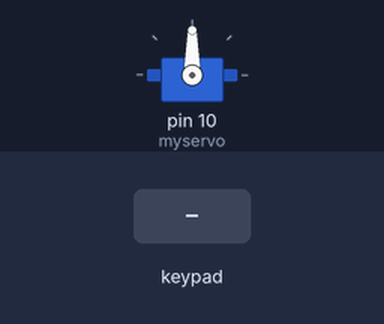
A sketch run on a simulated Arduino Uno, built with avr-gcc and run on an emulated ATmega328P. Shown: servo. Inputs (shaded band) come from the test bench. What the sketch prints to the serial monitor is not drawn.

Above: at 1.2 s.
1.3 s: keypad keys 1 2 3 4 pressed 0.4 s apart
At 3.7 s:
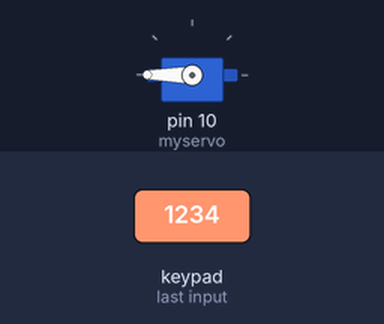
4.4 s: key 'A' pressed
5.9 s: key 'B' pressed
7.4 s: keypad keys 1 2 3 4 # pressed 0.4 s apart
10.9 s: key 'C' pressed
12.4 s: keypad keys 1 2 3 4 * pressed 0.4 s apart
Timing chart, 0 to 15.4 s (numbered marks = the images above; inputs shaded):
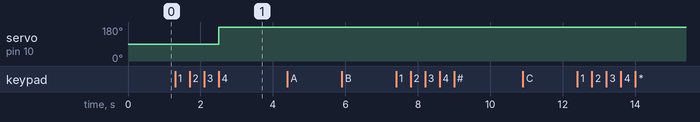

Measured:
- after the input at 1.3 s, servo on pin 10 (myservo): 90° → 180° after 1.2 s
- after the input at 4.4 s, every drawn part: stays the same
- after the input at 5.9 s, every drawn part: stays the same
- after the input at 7.4 s, every drawn part: stays the same
- after the input at 10.9 s, every drawn part: stays the same
- after the input at 12.4 s, every drawn part: stays the same

The sketch:

20190926_keypad.ino
```cpp
#include <Servo.h>
#include <Key.h>
#include <Keypad.h>

int tru=0;
int count=0;

const byte Rows = 4;
const byte Cols = 4;

char keymatrix[Rows][Cols] = {
{'1', '2', '3', 'A'},
{'4', '5', '6', 'B'},
{'7', '8', '9', 'C'},
{'*', '0', '#', 'D'}
};

char pw[4] = {'1', '2', '3', '4'};


byte rowPins[Rows] = {9,8,7,6};
byte colPins[Cols] = {5,4,3,2};

Keypad mykeypad = Keypad(makeKeymap(keymatrix), rowPins, colPins, Rows, Cols);

Servo myservo;

void setup() {
  Serial.begin(9600);
  myservo.attach(10);
}

void loop() {

  char inputpw = mykeypad.getKey();

  if (inputpw)
  {
    Serial.println(inputpw);
    if(inputpw == pw[count])
    {
      count++;
      tru++;
    }
    else if(inputpw != pw[count])
    {
      count++;
    }
    if(inputpw == '#')
    {
      re();
    }

    if(count == 4)
    {
      if(tru==4)
        Su();
      else
        Fa();

     tru=0;
     count=0;
    }
  }

}

void Su()
{
  myservo.write(180);
  Serial.println("문이 열렸습니다.");
}

void Fa()
{
  Serial.println("비밀번호가 틀렸습니다.");
}

void re()
{
  tru=0;
  count=0;
  Serial.println("비밀번호 리셋");
}
```
